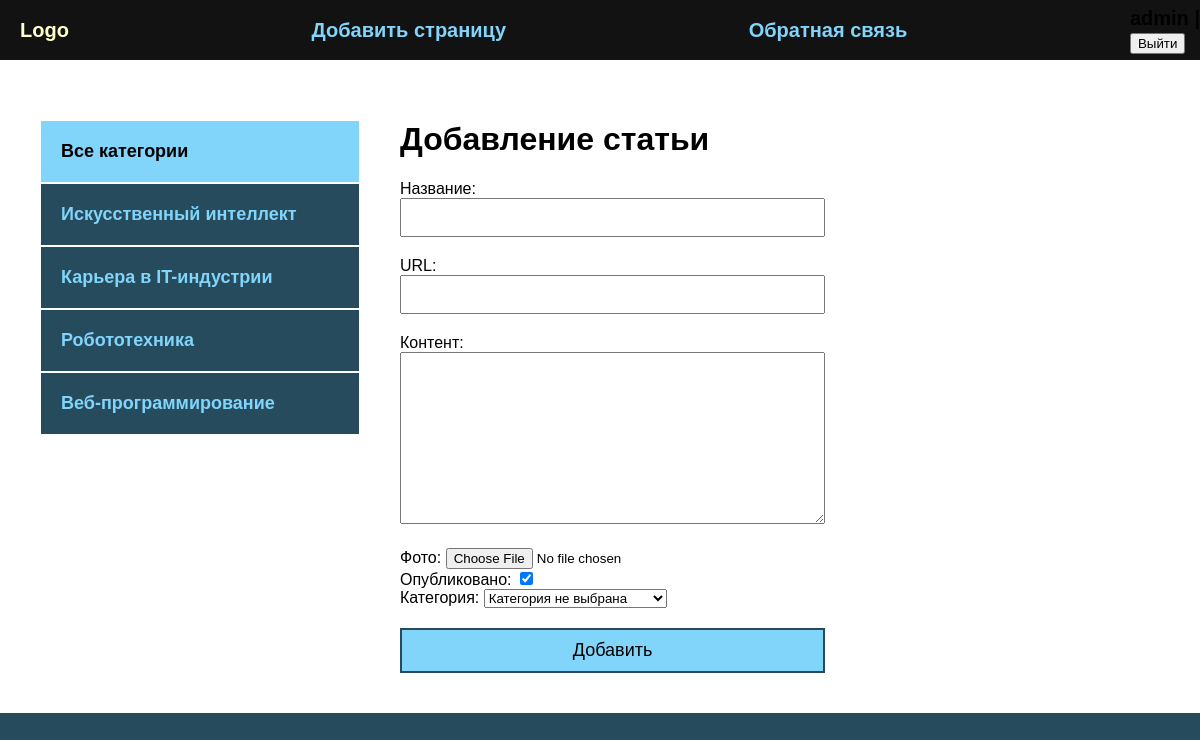
Screenshot of /addpage/ (signed in) with the database file from the repository.
### blog/models.py (models this page shows)
class Category(models.Model):
    name = models.CharField(max_length=100, verbose_name='Категория')
    slug = models.SlugField(max_length=100, unique=True, verbose_name="URL")
    def __str__(self):
        return self.name
    def get_absolute_url(self):
        return reverse('category', kwargs={'cat_slug': self.slug})
    class Meta:
        verbose_name = 'категорию'
        verbose_name_plural = 'категории'

### blog/views.py (the view)
# urls.py: path('addpage/', AddPage.as_view(), name="add_page"),
class AddPage(LoginRequiredMixin, DataMixin, CreateView):
    form_class = AddPostForm
    template_name = 'blog/addpage.html'
    success_url = reverse_lazy('index')
    login_url = reverse_lazy('login')
    def get_context_data(self, *, object_list=None, **kwargs):
        context = super().get_context_data(**kwargs)
        c_def = self.get_user_context(title='Добавление статьи')
        return dict(list(context.items()) + list(c_def.items()))

### blog/forms.py
class AddPostForm(forms.ModelForm):
    def __init__(self, *args, **kwargs):
        super().__init__(*args, **kwargs)
        self.fields['cat'].empty_label = "Категория не выбрана"
    class Meta:
        model = Blog
        fields = ['title', 'slug', 'content', 'photo', 'is_published', 'cat']
        widgets = {
            'title': forms.TextInput(attrs={'class': 'form-input'}),
            'slug': forms.TextInput(attrs={'class': 'form-input'}),
            'content': forms.Textarea(attrs={'class': 'form-input'}),
        }

### blog/utils.py (called while the page is built)
    def get_user_context(self, **kwargs):
        context = kwargs
        cats = Category.objects.annotate(Count('blog'))
        user_menu = menu.copy()
        if not self.request.user.is_authenticated:
            user_menu.pop(0)
        context['menu'] = user_menu
        context['cats'] = cats
        if 'cat_selected' not in context:
            context['cat_selected'] = 0
        return context

### blog/templates/blog/addpage.html (shortened to what this page needs)
{% extends 'blog/base.html' %}
{% block content %}
<h1>{{ title }}</h1>
<form action="{% url 'add_page' %}" method="post" enctype="multipart/form-data">
  {{ form }}
  <button>Добавить</button>
</form>
{% endblock %}

### blog/templates/blog/base.html (shortened to what this page needs)
<!DOCTYPE html>
{% load static %}
{% load blog_tags %}
<html lang="en">
<head>
    <link rel="stylesheet" href="{% static 'css/style.css' %}">
</head>
<body>
<div class="header">
    <div class="wrap">
        <ul class="mainmenu">
            <li class="logo">
                <a href="{% url 'index' %}">Logo</a>
            </li>
            {% for m in menu %}
            <li class="last">
                <a href="{% url m.url_name %}">{{m.title}}</a>
            </li>
            {% endfor %}
            {% if request.user.is_authenticated %}
            <li class="last log">{{ user.username }} |
                <form action="{% url 'logout' %}" method="post">
                    <input type="submit" value="Выйти">
                </form>
            </li>
            {% else %}
            <li class="last"><a href="{% url 'register' %}">Регистрация</a> | <a href="{% url 'login' %}">Войти</a></li>
            {% endif %}
        </ul>
    </div>
</div>
<div class="content">
    <div class="wrap">
        <div class="sidebar">
            <ul>
                {% if cat_selected == 0 %}
                <li class="selected">Все категории</li>
                {% else %}
                <li><a href="{% url 'index' %}">Все категории</a></li>
                {% endif %}
                {% for c in cats %}
                    {% if c.blog__count > 0 %}
                        {% if c.pk == cat_selected %}
                        <li class="selected">{{ c.name }}</li>
                        {% else %}
                        <li><a href="{{ c.get_absolute_url }}">{{ c.name }}</a></li>
                        {% endif %}
                    {% endif %}
                {% endfor %}
            </ul>
        </div>
        <div class="main">
            {% block content %}
            {% endblock %}
        </div>
    </div>
</div>
</body>
</html>

### blog/static/css/style.css (style rules this page uses)
body { margin: 0; padding: 0; background: #264b5d; font-family: Verdana, Geneva, Tahoma, sans-serif; }
.wrap { max-width: 1200px; margin: 0 auto; }
.content .wrap { background: #FFF; padding: 40px; box-sizing: border-box; display: flex; }
ul { list-style: none; margin: 0; padding: 0; }
a { color: #81d4fa; text-decoration: none; padding: 20px; }
.header { background: #121212; }
.mainmenu { display: flex; align-items: center; font-size: 20px; font-weight: bold; justify-content: space-between; height: 60px; }
.sidebar ul { width: 320px; margin-right: 40px; margin-top: 20px; }
.sidebar a { padding: 20px; display: block; border: 1px solid #FFF; background: #264b5d; font-weight: bold; font-size: 18px; }
.selected { font-size: 18px; padding: 20px; border: 1px solid #FFF; background: #81d4fa; font-weight: bold; }
.form-input { width: 100%; padding: 10px; box-sizing: border-box; margin-bottom: 20px; }
button { background: #81d4fa; border: 2px solid #264b5d; width: 100%; padding: 10px; cursor: pointer; margin-top: 20px; font-size: 18px; }

### rows the page displays
Category: name "Искусственный интеллект"
Category: name "Карьера в IT-индустрии"
Category: name "Робототехника"
Category: name "Веб-программирование"

### other values shown
{{ m.title }} "Добавить страницу" "Обратная связь"
{{ title }} "Добавление статьи"
